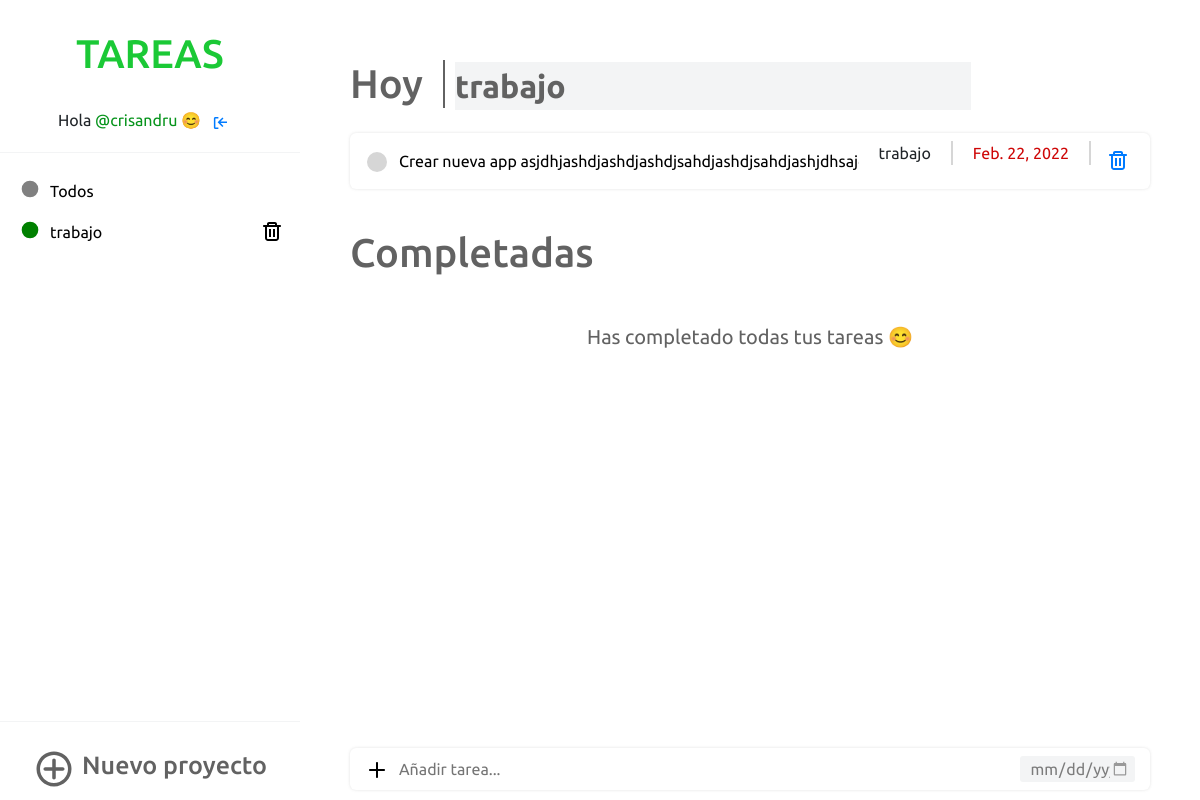
Page /trabajo/ (signed in) on the earlier database version.
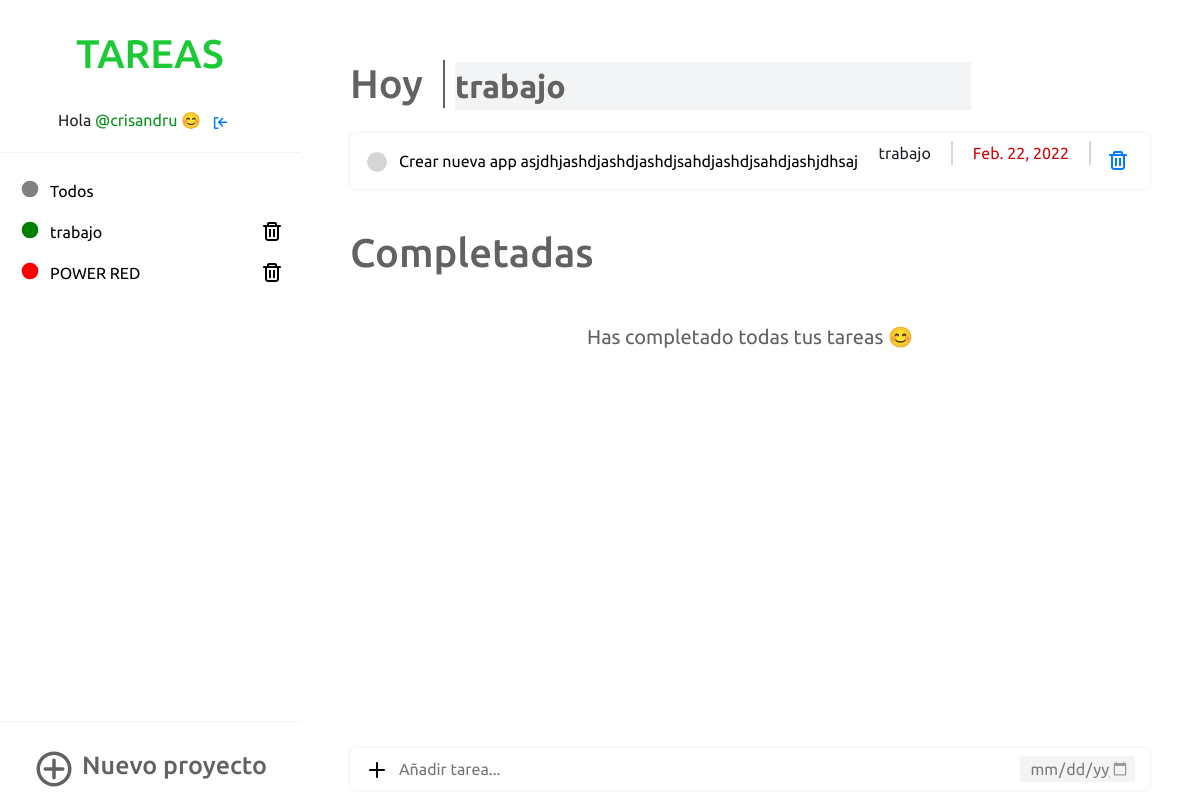
Same page on the later database version.
### appToDo/models.py (models this page shows, shortened)
class Proyecto(models.Model):
    COLORES= [
    ('red', 'red'),
    ('blue', 'blue'),
    ('green', 'green'),
    ('orange', 'orange'),
    ('gray', 'gray')
    ]
    titulo_proyecto = models.CharField(max_length=20, null=False)
    propietario = models.ForeignKey(settings.AUTH_USER_MODEL, on_delete=models.CASCADE, null=True)
    color = models.CharField(choices=COLORES, default=None, max_length=20)
    def __str__(self):
        return self.titulo_proyecto

class Tarea(models.Model):
    propietario = models.ForeignKey(settings.AUTH_USER_MODEL, on_delete=models.CASCADE, null=False, blank=False)
    titulo_tarea = models.CharField(max_length=80, null=False, blank=False)
    fecha_creacion = models.DateTimeField(default=timezone.now)
    fecha_vencimiento = models.DateField(blank=True, null=True, validators=[MinValueValidator(datetime.date.today)])
    completado = models.BooleanField(default=False)
    titulo_proyecto = models.ForeignKey(Proyecto,
                                        on_delete=models.CASCADE,
                                        null=False, # No puede ser nulo.
                                        blank=False,# No debe almacenar valores vacios.
                                        default='Todos')

### appToDo/views.py (the view)
# urls.py: path('<str:proyecto>/', login_required(views.proyecto_seleccionado), name='proyecto_seleccionado'),
def proyecto_seleccionado(request, proyecto):
    esta = verificar(request, proyecto)
    fecha_actual = datetime.date.today
    if esta:
        form_nuevo_proyecto = nuevoProyecto(request)
        proyectos = Proyecto.objects.filter(propietario=request.user)
        proyecto = get_object_or_404(Proyecto,propietario=request.user, titulo_proyecto=proyecto)
        form = nueva_tarea_proyecto(request, proyecto)
        listado_tareas = Tarea.objects.filter(completado=False, titulo_proyecto=proyecto, propietario=request.user).order_by('id')
        tareas_completadas = Tarea.objects.filter(completado=True, titulo_proyecto=proyecto, propietario=request.user)
        nueva_tarea = actualizar_tarea(request)
        nuevo_nombre_proyecto = actualizar_proyecto(request)
        if nuevo_nombre_proyecto:
            return redirect('proyecto_seleccionado', proyecto=nuevo_nombre_proyecto)
        return render(request, 'appToDo/proyecto_individual.html', {'proyecto':proyecto, 'form':form, 'tareas':listado_tareas, 'tareas_completadas':tareas_completadas, 'proyectos':proyectos, 'form_proyecto':form_nuevo_proyecto, 'fecha_actual':fecha_actual, 'nueva_tarea':nueva_tarea, 'nuevo_proyecto':nuevo_nombre_proyecto})
    else:
        return render(request, 'appToDo/error.html', {})

### appToDo/forms.py
class tareaFormProyecto(forms.ModelForm):
    class Meta:
        model = Tarea
        fields = ('titulo_tarea', 'fecha_vencimiento')
        widgets = {
            'fecha_vencimiento': DateInput(attrs={
                'type': 'date',
                'class': 'input-fecha-vencimiento',
                }
            ),
            'titulo_tarea': forms.TextInput(
                attrs={
                    'class': 'input-agregar-tarea',
                    'placeholder':'Añadir tarea...',
                    'required': 'True',
                }
            ),
        }

class proyectoForm(forms.ModelForm):
    class Meta:
        model = Proyecto
        fields = ('titulo_proyecto','color')
        widgets = {
            'color': forms.RadioSelect(choices=Proyecto.COLORES, attrs={
                'class': 'seleccion-color'
            }),
            'titulo_proyecto': DateInput(attrs={
                'class': 'input-agregar-proyecto',
                'placeholder':'Añadir proyecto...',
                }
            ),
        }

### appToDo/templates/appToDo/proyecto_individual.html (shortened to what this page needs)
{% extends 'appToDo/base.html' %}
{% block listado_proyectos%}
{%for proyecto in proyectos %}
<div class="listado">
    <div class="sidebar-proyecto-titulo">
        {% if proyecto.titulo_proyecto == 'Todos' %}
        <a href="{% url 'inicio' %}" class="disable-select proyecto-titulo-sidebar">
            <div class="contenedor-proyectos">
                <svg version="1.1" xmlns="http://www.w3.org/2000/svg" width="20" height="20" viewBox="0 0 120 120">
                    <circle cx="60" cy="60" r="50" fill="{{ proyecto.color }}" />
                </svg>
                <li>{{ proyecto.titulo_proyecto }}</li>
            </div>
        </a>
        {% else %}
        <a href="{% url 'proyecto_seleccionado' proyecto=proyecto.titulo_proyecto %}"
            class="disable-select proyecto-titulo-sidebar">
            <div class="contenedor-proyectos">
                <svg version="1.1" xmlns="http://www.w3.org/2000/svg" width="20" height="20" viewBox="0 0 120 120">
                    <circle cx="60" cy="60" r="50" fill="{{ proyecto.color }}" />
                </svg>
                <li>{{ proyecto.titulo_proyecto }}</li>
            </div>
        </a>
        {% endif %}
    </div>
    <div class="sidebar-proyecto-eliminar">
        {% if proyecto.titulo_proyecto != 'Todos' %}
            <a href="{% url 'borrar_proyecto_individual' pk=proyecto.pk %}" class="eliminar-proyecto">
            </a>
        {% endif %}
    </div>
</div>
{% endfor %}
{% endblock %}
{% block listado_tareas_hoy %}
<div class="titulo-proyecto-individual">
    <h1 class="titulo-principal-tareas">Hoy</h1>
    <form method="POST" class="formulario-editar-proyecto">
        <input class="editar-proyecto-hoy" name="titulo-proyecto" type="text" value="{{ proyecto.titulo_proyecto }}">
    </form>
</div>
{% if not tareas %}
<div class="no-hay-tareas">
    <p>No has agregado tareas &#128543;</p>
</div>
{% else %}
{% for tarea in tareas %}
<div class="contenedor-tareas">
    <div class="titulo-boton-tarea">
        <a href="{% url 'completar_tarea' pk=tarea.pk %}"><svg version="1.1" xmlns="http://www.w3.org/2000/svg"
                width="24" height="24" viewBox="0 0 120 120">
                <circle cx="60" cy="60" r="50" fill="#d6d6d6" />
            </svg></a>
        <form method="POST" class="formulario-editor">
            <input class="editar-tarea-hoy" name="titulo" type="text" value="{{ tarea.titulo_tarea }}">
        </form>
    </div>
    <div class="tipo-fecha-tarea">
        {% if tarea.fecha_vencimiento %}
        <p class="tipo-proyecto">{{ tarea.titulo_proyecto }}</p>
        {% if fecha_actual < tarea.fecha_vencimiento %} <p class="fecha-vencimiento">{{ tarea.fecha_vencimiento }}</p>
            {% elif fecha_actual == tarea.fecha_vencimiento %}
            <p class="fecha-vencimiento vence-hoy">{{ tarea.fecha_vencimiento }}</p>
            {% else %}
            <p class="fecha-vencimiento vencido">{{ tarea.fecha_vencimiento }}</p>
            {% endif %}
            {% else %}
            <p class="tipo-proyecto sin-fecha">{{ tarea.titulo_proyecto }}</p>
            {% endif %}
            <a href="{% url 'borrar_tarea' pk=tarea.pk %}" class="delete">
            </a>
    </div>
</div>
{% endfor %}
{% endif %}
{% endblock %}
{% block listado_tareas_completadas %}
<h1 class="titulo-principal-tareas">Completadas</h1>
{% if not tareas_completadas %}
<div class="no-hay-tareas">
    <p>Has completado todas tus tareas &#128522;</p>
</div>
{% endif %}
{% endblock %}
{% block agregar_tarea_general %}
<div class="contenedor-tareas">
    <form method="POST" class="formulario-tarea">
        <div class="button-tarea ingresar-tarea-individual">
            <button type="submit"></button>
            {{ form.titulo_tarea }}
        </div>
        <div class="tipo-vencimiento-tarea vencimiento-proyecto">
            {{ form.fecha_vencimiento }}
        </div>
    </form>
</div>
{% endblock %}

Differences in the rows shown:
added Proyecto: titulo_proyecto "POWER RED"
